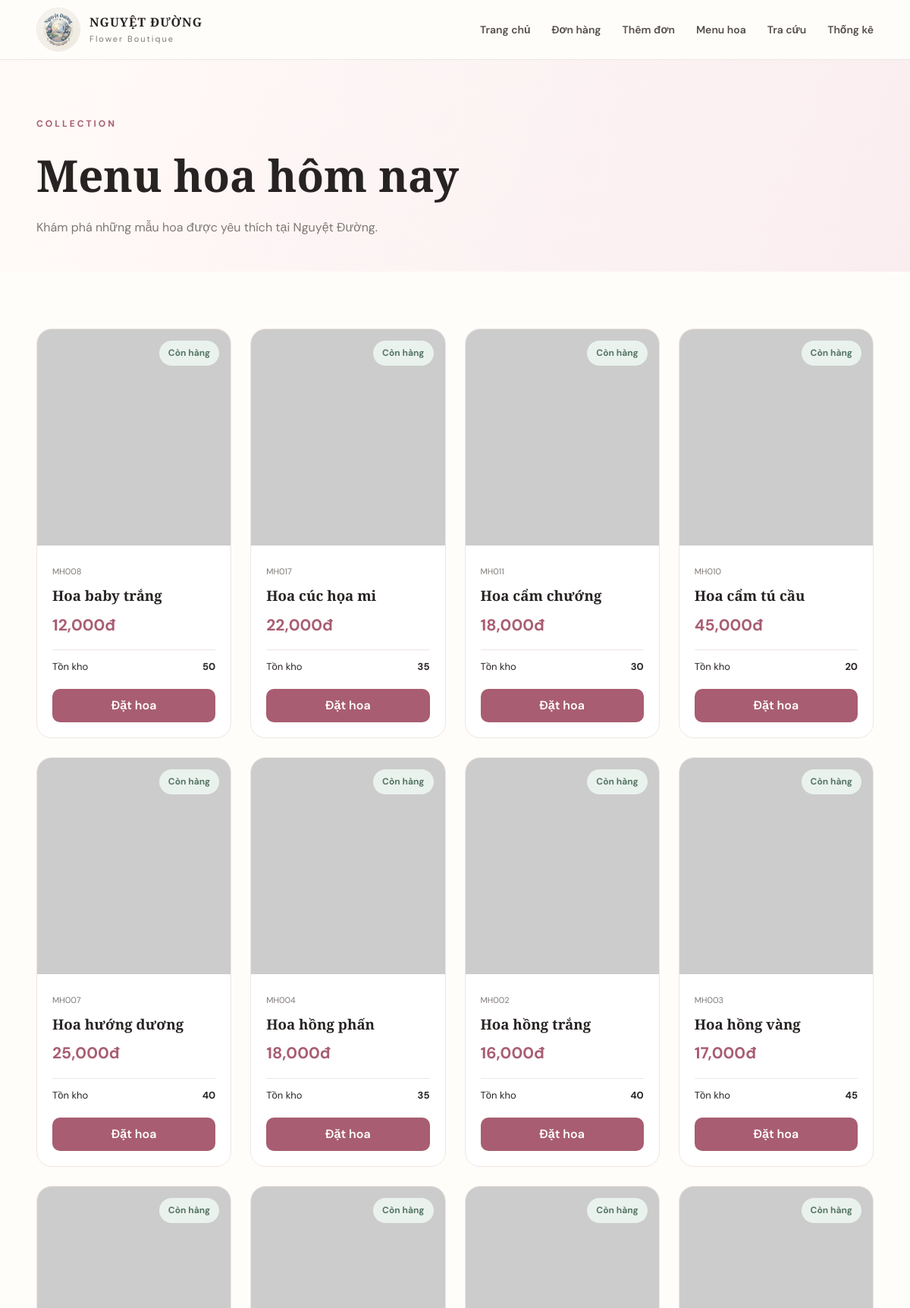
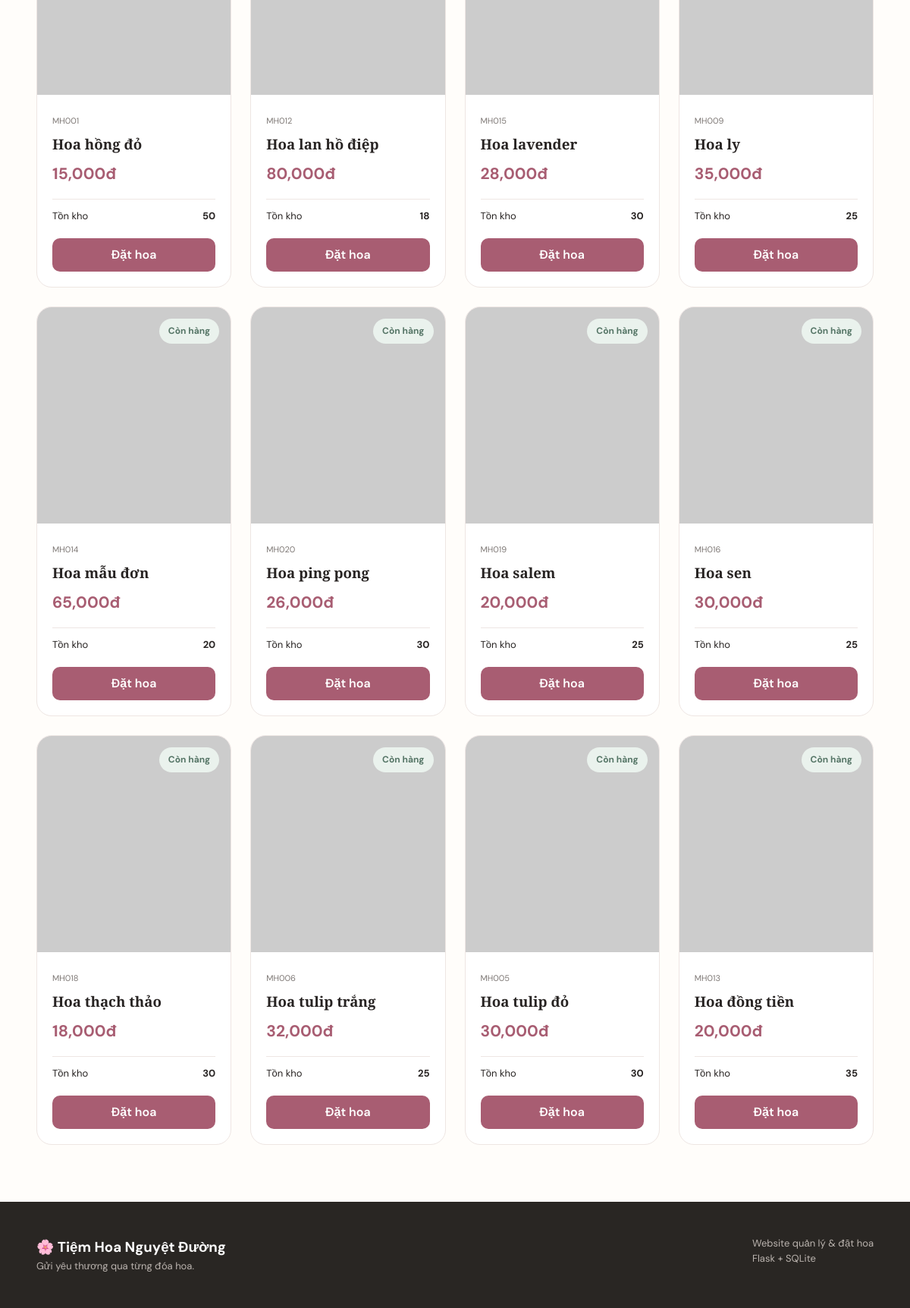
Screenshot of /menu-hoa with the database file from the repository (2 pictures, top to bottom).
### tables this page shows
CREATE TABLE hoa (
                ma_hoa TEXT PRIMARY KEY,
                ten_hoa TEXT NOT NULL,
                so_luong INTEGER NOT NULL,
                gia REAL NOT NULL,
                trang_thai TEXT NOT NULL,
                hinh_anh TEXT
            );

### app.py (the view)
@app.route("/menu-hoa")
def menu_hoa():
    return render_template(
        "menu_hoa.html",
        danh_sach_hoa=lay_danh_sach_hoa()
    )

### database.py (called while the page is built)
def get_connection():
    DATABASE_DIR.mkdir(
        parents=True,
        exist_ok=True
    )
    conn = sqlite3.connect(
        DATABASE_FILE
    )
    conn.row_factory = sqlite3.Row
    return conn

### order_manager.py (called while the page is built)
def lay_danh_sach_hoa():
    conn = get_connection()
    try:
        cursor = conn.cursor()
        cursor.execute("""
            SELECT *
            FROM hoa
            ORDER BY ten_hoa ASC
        """)
        return cursor.fetchall()
    finally:
        conn.close()

### templates/menu_hoa.html (shortened to what this page needs)
{% extends "base.html" %}
{% block content %}
<section class="page-header">
    <div class="container">
        <span class="eyebrow">
            COLLECTION
        </span>
        <h1>
            Menu hoa hôm nay
        </h1>
        <p>
            Khám phá những mẫu hoa
            được yêu thích tại Nguyệt Đường.
        </p>
    </div>
</section>
<section class="section">
    <div class="container">
        <div class="flower-grid">
            {% for hoa in danh_sach_hoa %}
                <article class="flower-card">
                    <div class="flower-image">
                        <img
                            src="{{ url_for(
                                'static',
                                filename='images/flowers/' + hoa.hinh_anh
                            ) }}"
                            alt="{{ hoa.ten_hoa }}"
                            onerror="
                                this.src='https://placehold.co/500x500?text=Flower'
                            "
                        >
                        {% if hoa.so_luong > 0 %}
                            <span class="stock-tag available">
                                Còn hàng
                            </span>
                        {% else %}
                            <span class="stock-tag unavailable">
                                Hết hàng
                            </span>
                        {% endif %}
                    </div>
                    <div class="flower-body">
                        <small>
                            {{ hoa.ma_hoa }}
                        </small>
                        <h3>
                            {{ hoa.ten_hoa }}
                        </h3>
                        <div class="flower-price">
                            {{ "{:,.0f}".format(hoa.gia) }}đ
                        </div>
                        <div class="flower-meta">
                            <span>
                                Tồn kho
                            </span>
                            <strong>
                                {{ hoa.so_luong }}
                            </strong>
                        </div>
                        {% if hoa.so_luong > 0 %}
                            <a
                                href="{{ url_for(
                                    'them_don_route'
                                ) }}?hoa={{ hoa.ma_hoa }}"
                                class="btn btn-primary btn-full"
                            >
                                Đặt hoa
                            </a>
                        {% endif %}
                    </div>
                </article>
            {% endfor %}
        </div>
    </div>
</section>
{% endblock %}

### templates/base.html (shortened to what this page needs)
<!DOCTYPE html>
<html lang="vi">
<head>
    <link
        rel="stylesheet"
        href="{{ url_for('static', filename='css/style.css') }}"
    >
</head>
<body>
<header class="header">
    <div class="container navbar">
        <a
            href="{{ url_for('index') }}"
            class="brand"
        >
            <img
                class="brand-logo"
                src="{{ url_for('static', filename='images/logo.jpg') }}"
                alt="Logo Tiệm Hoa Nguyệt Đường"
            >
            <div>
                <strong>
                    NGUYỆT ĐƯỜNG
                </strong>
                <span>
                    Flower Boutique
                </span>
            </div>
        </a>
        <nav
            class="nav-links"
            id="navLinks"
        >
            <a href="{{ url_for('index') }}">
                Trang chủ
            </a>
            <a href="{{ url_for('don_hang') }}">
                Đơn hàng
            </a>
            <a href="{{ url_for('them_don_route') }}">
                Thêm đơn
            </a>
            <a href="{{ url_for('menu_hoa') }}">
                Menu hoa
            </a>
            <a href="{{ url_for('tra_cuu') }}">
                Tra cứu
            </a>
            <a href="{{ url_for('thong_ke') }}">
                Thống kê
            </a>
        </nav>
    </div>
</header>
<main>
    {% block content %}
    {% endblock %}
</main>
<footer class="footer">
    <div class="container footer-content">
        <div>
            <h3>
                🌸 Tiệm Hoa Nguyệt Đường
            </h3>
            <p>
                Gửi yêu thương qua từng đóa hoa.
            </p>
        </div>
        <div>
            <p>
                Website quản lý & đặt hoa
            </p>
            <p>
                Flask + SQLite
            </p>
        </div>
    </div>
</footer>
</body>
</html>

### static/css/style.css (style rules this page uses)
:root { --primary: #a85d72; --primary-dark: #804354; --pink-soft: #f8e9ed; --pink-light: #fdf5f7; --green: #557566; --green-soft: #eaf2ed; --beige: #f5efe7; --white: #ffffff; --text: #272322; --muted: #7d7774; --border: #eee6e3; --danger: #c84f5f; --warning: #b58a27; --info: #477ba8; --success: #4d8067; --shadow: 0 15px 40px rgba(72, 44, 50, 0.08); --radius: 18px; }
* { margin: 0; padding: 0; box-sizing: border-box; }
html { scroll-behavior: smooth; }
body { font-family: "DM Sans", sans-serif; background: #fffdfa; color: var(--text); line-height: 1.6; }
a { text-decoration: none; color: inherit; }
img { display: block; max-width: 100%; }
.container { width: min(1180px, 92%); margin: auto; }
.header { position: sticky; top: 0; z-index: 100; background: rgba(255, 253, 250, 0.94); backdrop-filter: blur(15px); border-bottom: 1px solid var(--border); }
.navbar { min-height: 78px; display: flex; align-items: center; justify-content: space-between; }
.brand { display: flex; gap: 12px; align-items: center; }
.brand-logo { width: 58px; height: 58px; object-fit: cover; border-radius: 50%; border: 1px solid var(--border); }
.brand strong { font-family: "Playfair Display", serif; display: block; letter-spacing: 1px; }
.brand span { display: block; font-size: 11px; color: var(--muted); letter-spacing: 2px; }
.nav-links { display: flex; align-items: center; gap: 28px; }
.nav-links a { font-size: 14px; font-weight: 600; color: #544e4c; transition: 0.2s; }
.eyebrow { color: var(--primary); font-size: 12px; font-weight: 700; letter-spacing: 3px; }
.hero h1, .page-header h1 { font-family: "Playfair Display", serif; }
.btn { border: none; display: inline-flex; align-items: center; justify-content: center; min-height: 44px; padding: 0 22px; border-radius: 10px; cursor: pointer; font-weight: 600; transition: transform .2s, background .2s; }
.btn-primary { color: white; background: var(--primary); }
.btn-full { width: 100%; margin-top: 18px; }
.section { padding: 75px 0; }
.page-header { padding: 70px 0 45px; background: linear-gradient( 110deg, #fffaf8, #faedf0 ); }
.page-header h1 { font-size: clamp(38px, 5vw, 58px); margin: 10px 0; }
.page-header p { color: var(--muted); }
.flower-grid { display: grid; grid-template-columns: repeat( auto-fill, minmax(240px, 1fr) ); gap: 25px; }
.flower-card { background: white; border: 1px solid var(--border); border-radius: 20px; overflow: hidden; transition: transform .3s, box-shadow .3s; }
.flower-image { height: 285px; position: relative; overflow: hidden; background: var(--pink-soft); }
.flower-image img { width: 100%; height: 100%; object-fit: cover; transition: transform .5s; }
.stock-tag { position: absolute; top: 15px; right: 15px; padding: 7px 12px; border-radius: 30px; font-size: 12px; font-weight: 700; }
.available { background: var(--green-soft); color: var(--green); }
.flower-body { padding: 20px; }
.flower-body small { color: var(--muted); font-size: 11px; }
.flower-body h3 { font-family: "Playfair Display", serif; margin: 5px 0; }
.flower-price { font-weight: 700; font-size: 21px; color: var(--primary); margin: 8px 0 15px; }
.flower-meta { display: flex; justify-content: space-between; padding-top: 12px; border-top: 1px solid var(--border); font-size: 13px; }
.footer { background: #292623; color: white; padding: 45px 0; }
.footer-content { display: flex; justify-content: space-between; gap: 30px; }
.footer p { color: #bbb4af; font-size: 13px; }

### rows the page displays
hoa: shows "Còn hàng", ma_hoa "MH008", ten_hoa "Hoa baby trắng", gia "12,000", so_luong "50"
hoa: shows "Còn hàng", ma_hoa "MH017", ten_hoa "Hoa cúc họa mi", gia "22,000", so_luong "35"
hoa: shows "Còn hàng", ma_hoa "MH011", ten_hoa "Hoa cẩm chướng", gia "18,000", so_luong "30"
hoa: shows "Còn hàng", ma_hoa "MH010", ten_hoa "Hoa cẩm tú cầu", gia "45,000", so_luong "20"
hoa: shows "Còn hàng", ma_hoa "MH007", ten_hoa "Hoa hướng dương", gia "25,000", so_luong "40"
hoa: shows "Còn hàng", ma_hoa "MH004", ten_hoa "Hoa hồng phấn", gia "18,000", so_luong "35"
hoa: shows "Còn hàng", ma_hoa "MH002", ten_hoa "Hoa hồng trắng", gia "16,000", so_luong "40"
hoa: shows "Còn hàng", ma_hoa "MH003", ten_hoa "Hoa hồng vàng", gia "17,000", so_luong "45"
hoa: shows "Còn hàng", ma_hoa "MH001", ten_hoa "Hoa hồng đỏ", gia "15,000", so_luong "50"
hoa: shows "Còn hàng", ma_hoa "MH012", ten_hoa "Hoa lan hồ điệp", gia "80,000", so_luong "18"
hoa: shows "Còn hàng", ma_hoa "MH015", ten_hoa "Hoa lavender", gia "28,000", so_luong "30"
hoa: shows "Còn hàng", ma_hoa "MH009", ten_hoa "Hoa ly", gia "35,000", so_luong "25"
hoa: shows "Còn hàng", ma_hoa "MH014", ten_hoa "Hoa mẫu đơn", gia "65,000", so_luong "20"
hoa: shows "Còn hàng", ma_hoa "MH020", ten_hoa "Hoa ping pong", gia "26,000", so_luong "30"
hoa: shows "Còn hàng", ma_hoa "MH019", ten_hoa "Hoa salem", gia "20,000", so_luong "25"
hoa: shows "Còn hàng", ma_hoa "MH016", ten_hoa "Hoa sen", gia "30,000", so_luong "25"
hoa: shows "Còn hàng", ma_hoa "MH018", ten_hoa "Hoa thạch thảo", gia "18,000", so_luong "30"
hoa: shows "Còn hàng", ma_hoa "MH006", ten_hoa "Hoa tulip trắng", gia "32,000", so_luong "25"
hoa: shows "Còn hàng", ma_hoa "MH005", ten_hoa "Hoa tulip đỏ", gia "30,000", so_luong "30"
hoa: shows "Còn hàng", ma_hoa "MH013", ten_hoa "Hoa đồng tiền", gia "20,000", so_luong "35"
